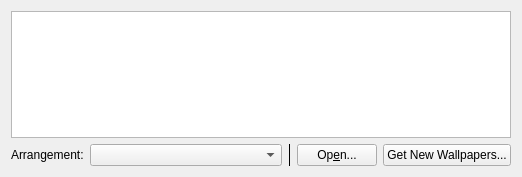
<?xml version="1.0" encoding="UTF-8"?>
<ui version="4.0">
 <class>BackgroundPage</class>
 <widget class="QWidget" name="BackgroundPage">
  <property name="geometry">
   <rect>
    <x>0</x>
    <y>0</y>
    <width>483</width>
    <height>177</height>
   </rect>
  </property>
  <property name="windowTitle">
   <string>Form</string>
  </property>
  <layout class="QVBoxLayout" name="verticalLayout">
   <item>
    <widget class="QListView" name="ImageList"/>
   </item>
   <item>
    <layout class="QHBoxLayout" name="FileBar">
     <item>
      <widget class="QLabel" name="label_7">
       <property name="text">
        <string>Arrangement:</string>
       </property>
      </widget>
     </item>
     <item>
      <widget class="KComboBox" name="ArrangementCombo">
       <property name="minimumSize">
        <size>
         <width>192</width>
         <height>0</height>
        </size>
       </property>
      </widget>
     </item>
     <item>
      <spacer name="horizontalSpacer">
       <property name="orientation">
        <enum>Qt::Horizontal</enum>
       </property>
       <property name="sizeHint" stdset="0">
        <size>
         <width>40</width>
         <height>20</height>
        </size>
       </property>
      </spacer>
     </item>
     <item>
      <widget class="KSeparator" name="kseparator">
       <property name="orientation">
        <enum>Qt::Vertical</enum>
       </property>
      </widget>
     </item>
     <item>
      <widget class="KPushButton" name="OpenWallBtn">
       <property name="text">
        <string>Op&amp;en...</string>
       </property>
      </widget>
     </item>
     <item>
      <widget class="QPushButton" name="GetNewWallBtn">
       <property name="enabled">
        <bool>true</bool>
       </property>
       <property name="toolTip">
        <string>Download new wallpapers</string>
       </property>
       <property name="text">
        <string>Get New Wallpapers...</string>
       </property>
      </widget>
     </item>
    </layout>
   </item>
  </layout>
 </widget>
 <customwidgets>
  <customwidget>
   <class>KPushButton</class>
   <extends>QPushButton</extends>
   <header>kpushbutton.h</header>
  </customwidget>
  <customwidget>
   <class>KComboBox</class>
   <extends>QComboBox</extends>
   <header>kcombobox.h</header>
  </customwidget>
  <customwidget>
   <class>KSeparator</class>
   <extends>QFrame</extends>
   <header>kseparator.h</header>
  </customwidget>
 </customwidgets>
 <resources/>
 <connections/>
</ui>
